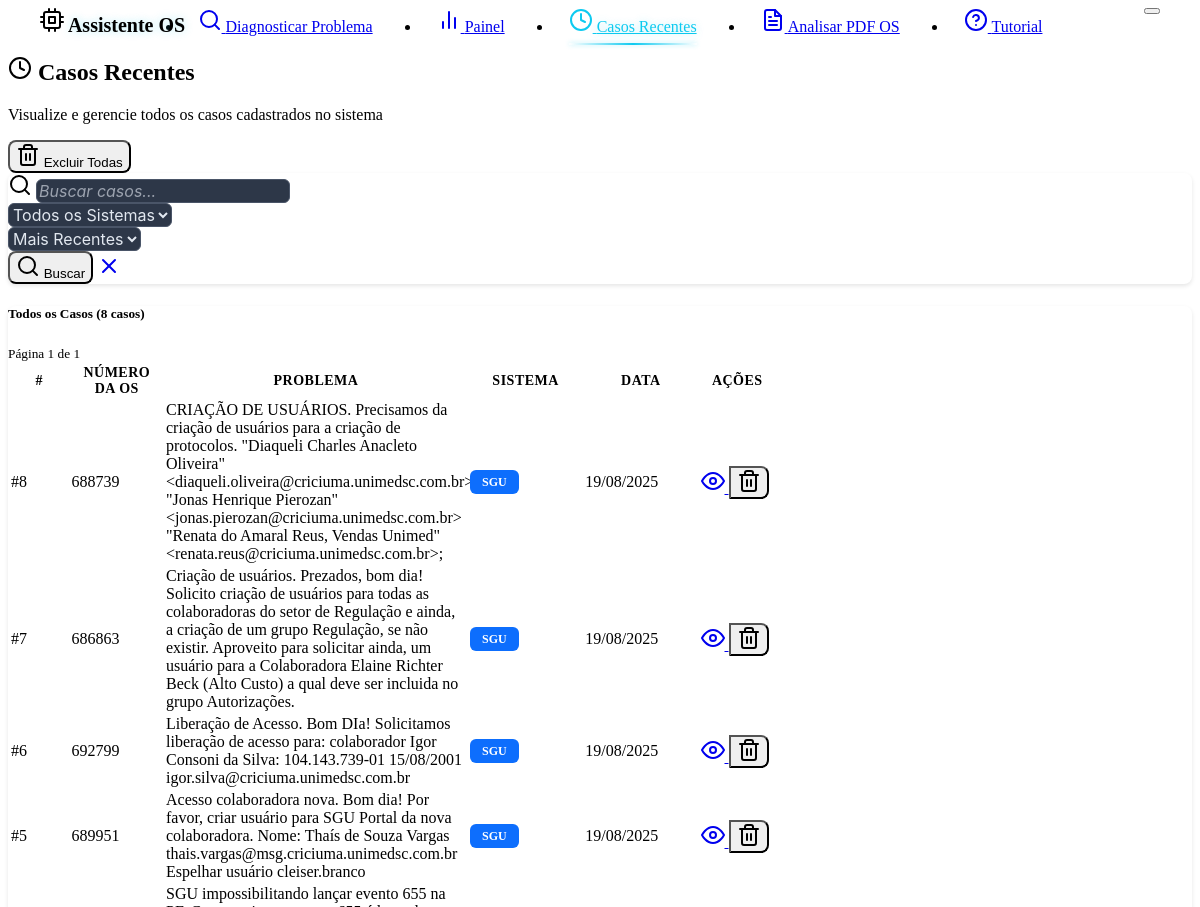
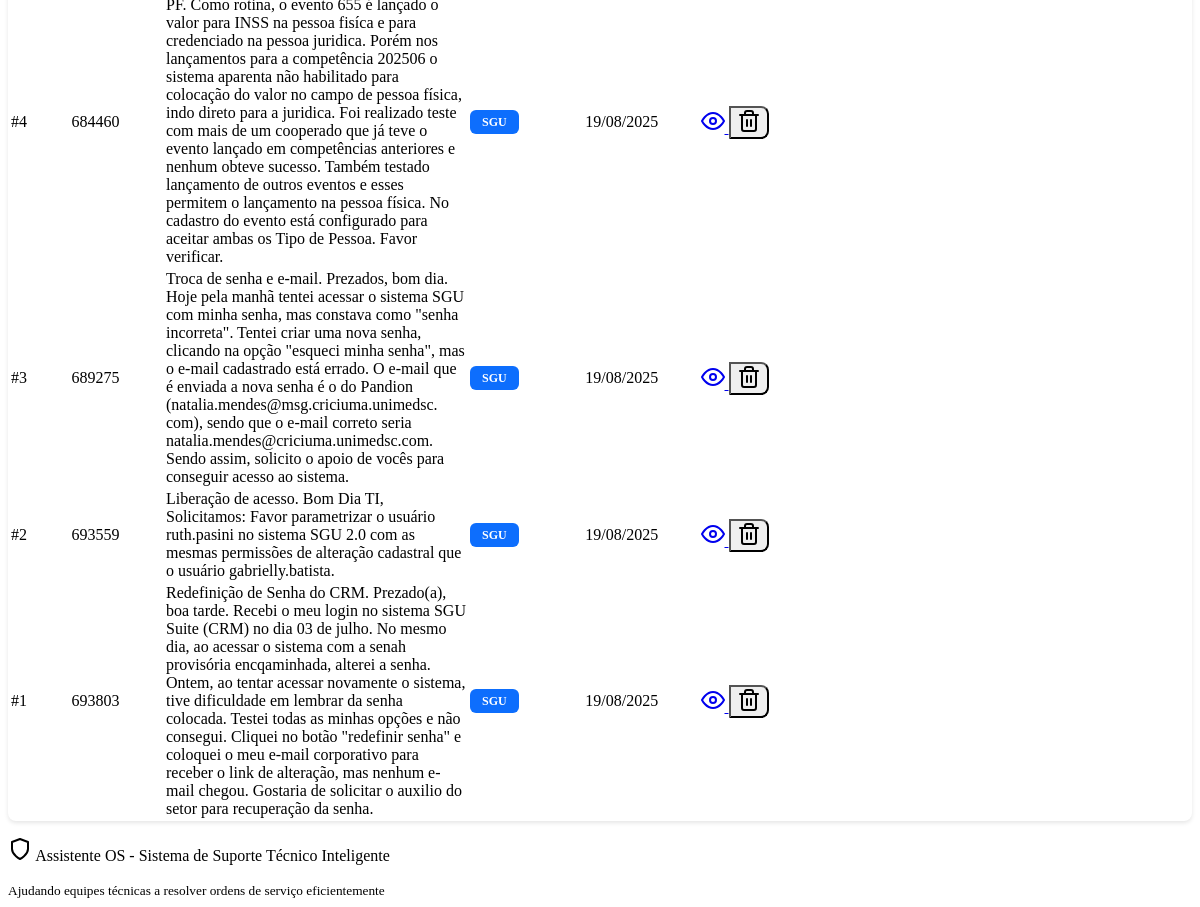
Screenshot of /recent-cases with the database file from the repository (2 pictures, top to bottom).
### models.py (models this page shows, shortened)
class Case(db.Model):
    __tablename__ = 'cases'
    id = db.Column(db.Integer, primary_key=True)
    os_number = db.Column(db.String(20), nullable=True)  # Número da OS extraído do PDF
    problem_description = db.Column(db.Text, nullable=False)
    solution = db.Column(db.Text, nullable=False)
    system_type = db.Column(db.String(100), default="Unknown")
    created_at = db.Column(db.DateTime, default=datetime.now)
    effectiveness_score = db.Column(db.Float, nullable=True)
    feedback_count = db.Column(db.Integer, default=0)
    tags = db.Column(db.String(500), default="")  # Stored as comma-separated string
    feedbacks = db.relationship("CaseFeedback", backref="case", cascade="all, delete-orphan")

### routes.py (the view)
@app.route('/recent-cases')
def recent_cases():
    search_query = request.args.get('search', '').strip()
    system_filter = request.args.get('system', '')
    sort_by = request.args.get('sort', 'recent')
    page = int(request.args.get('page', 1))
    per_page = 30  # Cases per page
    try:
        if search_query or system_filter:
            all_cases = case_service.search_cases(search_query, system_filter)
        else:
            all_cases = case_service.get_all_cases()
        if sort_by == 'oldest':
            all_cases = sorted(all_cases, key=lambda x: x.created_at or datetime.min)
        elif sort_by == 'system':
            all_cases = sorted(all_cases, key=lambda x: x.system_type)
        else:  # recent (default)
            all_cases = sorted(all_cases, key=lambda x: x.created_at or datetime.min, reverse=True)
        total_cases = len(all_cases)
        total_pages = (total_cases + per_page - 1) // per_page if total_cases > 0 else 1
        start_idx = (page - 1) * per_page
        end_idx = start_idx + per_page
        cases = all_cases[start_idx:end_idx]
        has_prev = page > 1
        has_next = page < total_pages
        prev_page = page - 1 if has_prev else None
        next_page = page + 1 if has_next else None
        stats = case_service.get_statistics()
        systems = case_service.get_unique_systems()
        today_cases = len([c for c in all_cases if c.created_at and c.created_at.date() == datetime.now().date()]) if all_cases else 0
        week_cases = len([c for c in all_cases if c.created_at and c.created_at >= datetime.now() - timedelta(days=7)]) if all_cases else 0
        with_feedback = len([c for c in all_cases if c.effectiveness_score is not None]) if all_cases else 0
        return render_template('recent_cases.html',
                             cases=cases,
                             search_query=search_query,
                             system_filter=system_filter,
                             sort_by=sort_by,
                             systems=systems,
                             current_page=page,
                             total_pages=total_pages,
                             total_cases=total_cases,
                             has_prev=has_prev,
                             has_next=has_next,
                             prev_page=prev_page,
                             next_page=next_page,
                             today_cases=today_cases,
                             week_cases=week_cases,
                             with_feedback=with_feedback)
    except Exception as e:
        logging.error(f"Error loading recent cases: {str(e)}")
        flash(f'Error loading cases: {str(e)}', 'error')
        return render_template('recent_cases.html', cases=[], systems=[], total_cases=0, total_pages=1, current_page=1, has_prev=False, has_next=False)

### case_service.py (called while the page is built)
    def get_all_cases(self) -> List[Case]:
        try:
            return Case.query.all()
        except Exception as e:
            logging.error(f"Error getting cases from database: {str(e)}")
            return current_app.config.get('CASES_STORAGE', [])

    def get_unique_systems(self) -> List[str]:
        try:
            cases = self.get_all_cases()
            systems = set(case.system_type for case in cases)
            return sorted(list(systems))
        except Exception as e:
            logging.error(f"Error getting unique systems: {str(e)}")
            return []

### templates/recent_cases.html (shortened to what this page needs)
{% extends "base.html" %}
{% block content %}
<div class="row mb-4">
    <div class="col-12">
        <div class="d-flex justify-content-between align-items-center">
            <div>
                <h2 class="mb-1">
                    <i data-feather="clock" class="me-2"></i>
                    Casos Recentes
                </h2>
                <p class="text-muted mb-0">Visualize e gerencie todos os casos cadastrados no sistema</p>
            </div>
            <div class="d-flex gap-2">
                <button type="button"
                        class="btn btn-outline-danger"
                        onclick="confirmDeleteAll()"
                        title="Excluir todos os casos">
                    <i data-feather="trash-2" class="me-2"></i>
                    Excluir Todas
                </button>
            </div>
        </div>
    </div>
</div>
<div class="card mb-4">
    <div class="card-body">
        <form method="GET" action="{{ url_for('recent_cases') }}" class="row g-3">
            <div class="col-md-5">
                <div class="input-group">
                    <span class="input-group-text">
                        <i data-feather="search"></i>
                    </span>
                    <input type="text"
                           class="form-control"
                           name="search"
                           value="{{ search_query or '' }}"
                           placeholder="Buscar casos...">
                </div>
            </div>
            <div class="col-md-3">
                <select class="form-select" name="system">
                    <option value="">Todos os Sistemas</option>
                </select>
            </div>
            <div class="col-md-2">
                <select class="form-select" name="sort">
                    <option value="recent" {{ 'selected' if sort_by == 'recent' else '' }}>Mais Recentes</option>
                </select>
            </div>
            <div class="col-md-2">
                <div class="d-flex gap-1">
                    <button type="submit" class="btn btn-outline-primary">
                        <i data-feather="search"></i>
                        Buscar
                    </button>
                    <a href="{{ url_for('recent_cases') }}" class="btn btn-outline-secondary">
                        <i data-feather="x"></i>
                    </a>
                </div>
            </div>
        </form>
    </div>
</div>
<div class="row">
    <div class="col-12">
        <div class="card">
            <div class="card-header d-flex justify-content-between align-items-center">
                <h5 class="mb-0">
                    {% if search_query or system_filter %}
                        Resultados da Busca ({{ total_cases }} casos encontrados)
                    {% else %}
                        Todos os Casos ({{ total_cases }} casos)
                    {% endif %}
                </h5>
                <div class="d-flex align-items-center gap-2">
                    <small class="text-muted">Página {{ current_page }} de {{ total_pages }}</small>
                </div>
            </div>
            <div class="card-body p-0">
                {% if cases %}
                <div class="table-responsive">
                    <table class="table table-hover mb-0">
                        <thead class="table-dark">
                            <tr>
                                <th scope="col" style="width: 50px;">#</th>
                                <th scope="col" style="width: 80px;">Número da OS</th>
                                <th scope="col" style="width: 40%;">Problema</th>
                                <th scope="col" style="width: 15%;">Sistema</th>
                                <th scope="col" style="width: 15%;">Data</th>
                                <th scope="col" style="width: 10%;" class="text-center">Ações</th>
                            </tr>
                        </thead>
                        <tbody>
                            {% for case in cases %}
                            <tr>
                                <td class="fw-bold text-primary">#{{ case.id }}</td>
                                <td>
                                    {% if case.os_number %}
                                        {{ case.os_number }}
                                    {% else %}
                                        <span class="text-muted">-</span>
                                    {% endif %}
                                </td>
                                <td>
                                    <div class="text-truncate" style="max-width: 300px;" title="{{ case.problem_description }}">
                                        {{ case.problem_description }}
                                    </div>
                                </td>
                                <td>
                                    <span class="badge system-badge" data-system="{{ case.system_type }}">{{ case.system_type }}</span>
                                </td>
                                <td class="text-muted small">
                                    {{ case.created_at.strftime('%d/%m/%Y') if case.created_at else '-' }}
                                </td>
                                <td class="text-center">
                                    <div class="btn-group btn-group-sm" role="group">
                                        <a href="{{ url_for('view_case', case_id=case.id) }}"
                                           class="btn btn-outline-primary btn-sm"
                                           title="Ver Detalhes">
                                            <i data-feather="eye"></i>
                                        </a>
                                        <button type="button"
                                                class="btn btn-outline-danger btn-sm"
                                                onclick="confirmDelete({{ case.id }})"
                                                title="Excluir">
                                            <i data-feather="trash-2"></i>
                                        </button>
                                    </div>
                                </td>
                            </tr>
                            {% endfor %}
                        </tbody>
                    </table>
                </div>
                {% endif %}
            </div>
        </div>
    </div>
</div>
{% endblock %}

### static/style.css (style rules this page uses)
:root { --custom-code-bg: #1a1a1a; --custom-border-radius: 8px; --glow-color: #0dcaf0; --glow-secondary: rgba(13, 202, 240, 0.3); }
.badge.bg-primary { background-color: #0d6efd !important; }
.badge { display: inline-block !important; padding: 0.375rem 0.75rem !important; font-size: 0.75em !important; font-weight: 600 !important; line-height: 1 !important; color: #fff !important; text-align: center !important; white-space: nowrap !important; vertical-align: baseline !important; border-radius: 0.375rem !important; }
.card { border-radius: var(--custom-border-radius); box-shadow: 0 2px 4px rgba(0, 0, 0, 0.1); margin-bottom: 1rem; }
.card-header { background-color: var(--bs-dark); border-bottom: 1px solid var(--bs-border-color); border-radius: var(--custom-border-radius) var(--custom-border-radius) 0 0 !important; }
.form-control, .form-select { background-color: #2d3748 !important; border: 1px solid #4a5568 !important; color: #e2e8f0 !important; font-family: -apple-system, BlinkMacSystemFont, 'Segoe UI', Roboto, sans-serif !important; font-size: 1rem; border-radius: 6px !important; transition: all 0.2s ease !important; }
.form-control::placeholder { color: #9ca3af !important; font-style: italic; }
.btn { border-radius: var(--custom-border-radius); font-weight: 500; }
.btn-group .btn { border-radius: 0; }
.btn-group .btn:first-child { border-radius: var(--custom-border-radius) 0 0 var(--custom-border-radius); }
.btn-group .btn:last-child { border-radius: 0 var(--custom-border-radius) var(--custom-border-radius) 0; }
.table-responsive { border-radius: var(--custom-border-radius); }
.table th { border-top: none; font-weight: 600; font-size: 0.875rem; text-transform: uppercase; letter-spacing: 0.5px; }
.table td { vertical-align: middle; border-color: var(--bs-border-color); }
.badge { border-radius: var(--custom-border-radius); font-weight: 500; font-size: 0.75rem; }
.badge.system-badge { color: white !important; font-weight: 600 !important; border: none !important; }
:root { --step-line-color: #495057; --step-bg-color: #28a745; --step-hover-bg: #212529; --step-border-color: #343a40; }

### rows the page displays
Case: id "8", os_number "688739", problem_description "CRIAÇÃO DE USUÁRIOS. Precisamos da criação de usuários para a criação de protocolos. \"Diaqueli Charles Anacleto Oliveira\" <diaqueli.oliveira@criciuma.unimedsc.com.br> \"Jonas Henrique Pierozan\" <jonas.pierozan@criciuma.unimedsc.com.br> \"Renata do Amaral Reus, Vendas Unimed\" <renata.reus@criciuma.unimedsc.com.br>;", system_type "SGU", created_at "19/08/2025"
Case: id "7", os_number "686863", problem_description "Criação de usuários. Prezados, bom dia! Solicito criação de usuários para todas as colaboradoras do setor de Regulação e ainda, a criação de um grupo Regulação, se não existir. Aproveito para solicitar ainda, um usuário para a Colaboradora Elaine Richter Beck (Alto Custo) a qual deve ser incluida no grupo Autorizações.", system_type "SGU", created_at "19/08/2025"
Case: id "6", os_number "692799", problem_description "Liberação de Acesso. Bom DIa! Solicitamos liberação de acesso para: colaborador Igor Consoni da Silva: 104.143.739-01 15/08/2001 igor.silva@criciuma.unimedsc.com.br", system_type "SGU", created_at "19/08/2025"
Case: id "5", os_number "689951", problem_description "Acesso colaboradora nova. Bom dia! Por favor, criar usuário para SGU Portal da nova colaboradora. Nome: Thaís de Souza Vargas thais.vargas@msg.criciuma.unimedsc.com.br Espelhar usuário cleiser.branco", system_type "SGU", created_at "19/08/2025"
Case: id "4", os_number "684460", problem_description "SGU impossibilitando lançar evento 655 na PF. Como rotina, o evento 655 é lançado o valor para INSS na pessoa fisíca e para credenciado na pessoa juridica. Porém nos lançamentos para a competência 202506 o sistema aparenta não habilitado para colocação do valor no campo de pessoa física, indo direto para a juridica. Foi realizado teste com mais de um cooperado que já teve o evento lançado em competências anteriores e nenhum obteve sucesso. Também testado lançamento de outros eventos e esses permitem o lançamento na pessoa física. No cadastro do evento está configurado para aceitar ambas os Tipo de Pessoa. Favor verificar.", system_type "SGU", created_at "19/08/2025"
Case: id "3", os_number "689275", problem_description "Troca de senha e e-mail. Prezados, bom dia. Hoje pela manhã tentei acessar o sistema SGU com minha senha, mas constava como \"senha incorreta\". Tentei criar uma nova senha, clicando na opção \"esqueci minha senha\", mas o e-mail cadastrado está errado. O e-mail que é enviada a nova senha é o do Pandion (natalia.mendes@msg.criciuma.unimedsc. com), sendo que o e-mail correto seria natalia.mendes@criciuma.unimedsc.com. Sendo assim, solicito o apoio de vocês para conseguir acesso ao sistema.", system_type "SGU", created_at "19/08/2025"
Case: id "2", os_number "693559", problem_description "Liberação de acesso. Bom Dia TI, Solicitamos: Favor parametrizar o usuário ruth.pasini no sistema SGU 2.0 com as mesmas permissões de alteração cadastral que o usuário gabrielly.batista.", system_type "SGU", created_at "19/08/2025"
Case: id "1", os_number "693803", problem_description "Redefinição de Senha do CRM. Prezado(a), boa tarde. Recebi o meu login no sistema SGU Suite (CRM) no dia 03 de julho. No mesmo dia, ao acessar o sistema com a senah provisória encqaminhada, alterei a senha. Ontem, ao tentar acessar novamente o sistema, tive dificuldade em lembrar da senha colocada. Testei todas as minhas opções e não consegui. Cliquei no botão \"redefinir senha\" e coloquei o meu e-mail corporativo para receber o link de alteração, mas nenhum e-mail chegou. Gostaria de solicitar o auxilio do setor para recuperação da senha.", system_type "SGU", created_at "19/08/2025"

### other values shown
{{ total_cases }} "8"
{{ current_page }} "1"
{{ total_pages }} "1"
